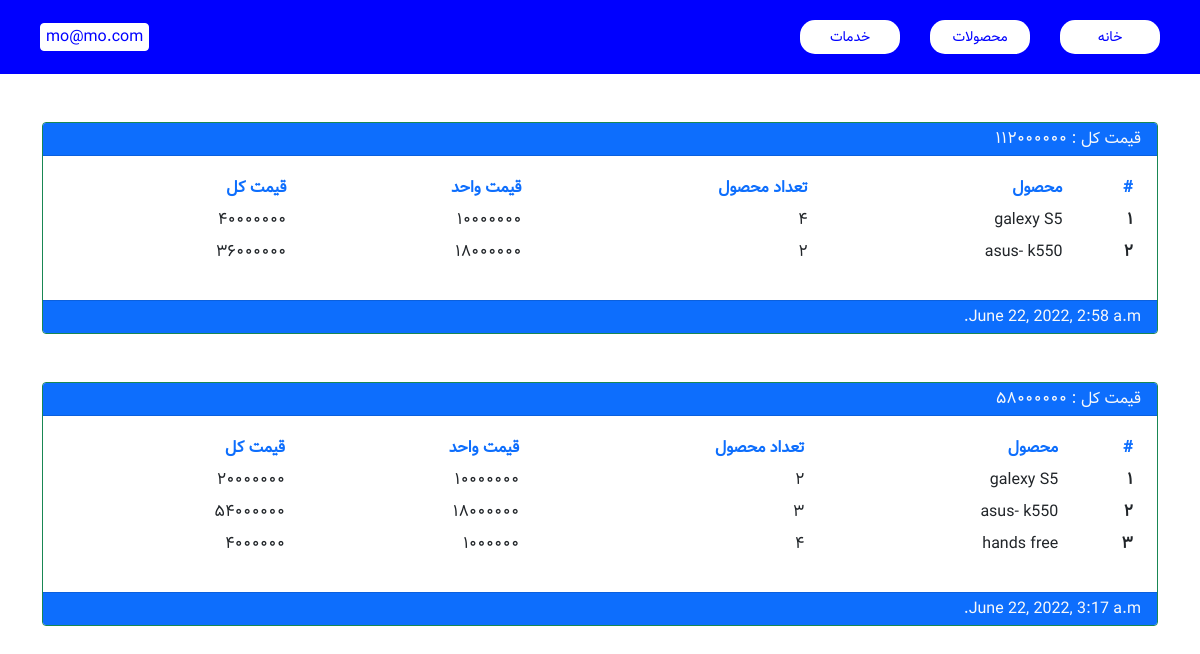
The app's page /pay/pay_list/ (signed in), older data.
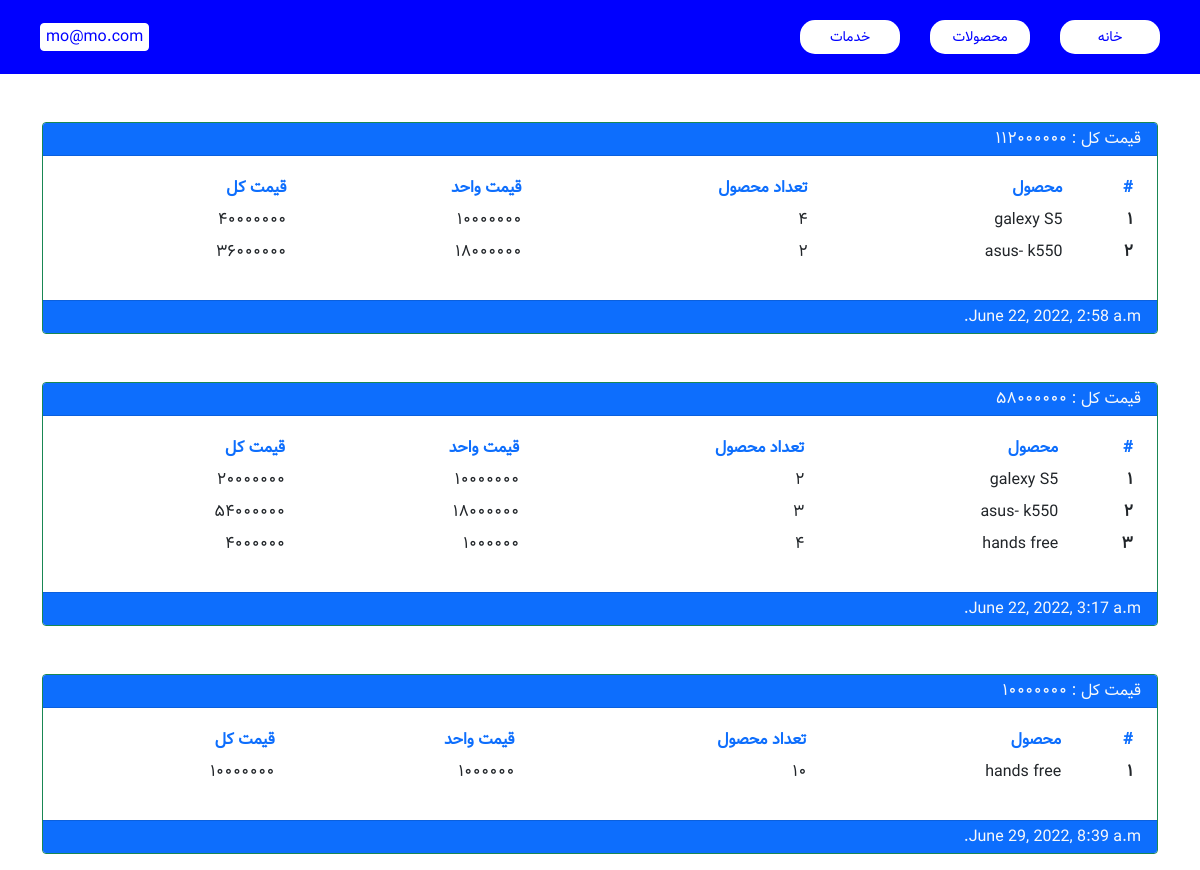
The same page, newer data.
### accounts/models.py (models this page shows, shortened)
class Customer(AbstractBaseUser):
    email = models.EmailField(
        verbose_name='user email address',
        max_length=255,
        unique=True,
    )
    is_active = models.BooleanField(
        verbose_name="active",
        default=True
    )
    is_staff = models.BooleanField(
        verbose_name="staff",
        default=False
    )
    is_admin = models.BooleanField(
        verbose_name="admin",
        default=False
    )
    USERNAME_FIELD = 'email'
    objects = MyUserManager()

### products/models.py (models this page shows, shortened)
class Product(models.Model):
    category = models.ForeignKey(
        Category,
        related_name='products',
        on_delete=models.SET_NULL,
        null=True,
        verbose_name=_("category")
    )
    name = models.CharField(_("name"), max_length=255)
    discription = models.TextField(_("discription"), max_length=2047)
    price = models.PositiveBigIntegerField(_("price"), null=True)
    quentity = models.IntegerField(_("quentity"), null=True)
    valid_order_number = models.PositiveSmallIntegerField(default=1)
    created = models.DateTimeField(_("created"), auto_now_add=True)
    updated = models.DateTimeField(_("updated"), auto_now=True)
    class Meta:
        verbose_name = _("product")
        verbose_name_plural = _("products")

### pay/models.py (models this page shows, shortened)
class Pay(models.Model):
    total_price = models.PositiveBigIntegerField(null=True)
    order = models.OneToOneField(
        'orders.Order',
        on_delete=models.PROTECT,
        related_name="pay",
        verbose_name=_("order")
    )
    created = models.DateTimeField(
        verbose_name=_("creation time"),
        auto_now_add=True
    )
    updated = models.DateTimeField(
        verbose_name=_("modification time"),
        auto_now=True
    )

### pay/views.py (the view)
# urls.py: path("pay_list/", views.ListPays.as_view(), name="pay_list"),
class ListPays(LoginRequiredMixin, generic.ListView):
    template_name: str = "pay/pay_list/index.html"
    def get_queryset(self):
        pays = Pay.objects.filter(
            order__user = self.request.user
        ).prefetch_related("order__items")
        items = []
        for pay in pays:
            item = {
                "total_price": pay.total_price,
                "created": pay.created,
                "cart_list": [
                    {
                        "product": cart.product,
                        "total_price": cart.total_item_cost,
                        "quentity": cart.quentity
                    }
                    for cart in pay.order.item_detail
                ]
            }
            items.append(item)
        return items

### cart/templatetags/persian.py (called while the page is built)
def get_persian_number(value):
    numbers = {
        "1": "۱",
        "2": "۲",
        "3": "۳",
        "4": "۴",
        "5": "۵",
        "6": "۶",
        "7": "۷",
        "8": "۸",
        "9": "۹",
        "0": "۰"
    }
    value_string = str(value)
    for number, value in numbers.items():
        value_string = value_string.replace(number, value)
    return value_string

### orders/models.py (called while the page is built)
    @property
    def item_detail(self):
        items = self.items.annotate(total_item_cost = F("quentity") * F("product__price"))
        return items

### pay/templates/pay/pay_list/index.html (shortened to what this page needs)
{% extends 'base.html' %}
{% load static %}
{% load persian %}
{% block style_link %}
    <link rel="stylesheet" href="{% static 'assets/css/navbar/navbar.css' %}">
{% endblock style_link %}
{% block navbar %}
    {% include 'partials/navbar/navbar.html' %}
{% endblock navbar %}
{% block body %}
{% if object_list %}
{% for pay in  object_list%}
<div class="container mt-5">
  <div class="card border-success mb-3">
    <div class="card-header bg-primary text-light">قیمت کل : {{pay.total_price | get_persian_number}}</div>
    <div class="card-body text-success">
      <table class="table table-hover">
        <thead>
          <tr class="text-primary">
            <th scope="col">#</th>
            <th scope="col">محصول</th>
            <th scope="col">تعداد محصول</th>
            <th scope="col">قیمت واحد</th>
            <th scope="col">قیمت کل</th>
          </tr>
        </thead>
        <tbody>
          {% for item in  pay.cart_list%}
          <tr>
            <th scope="row">{{forloop.counter | get_persian_number}}</th>
            <td>{{item.product.name}}</td>
            <td>{{item.quentity | get_persian_number}}</td>
            <td>{{item.product.price | get_persian_number}}</td>
            <td>{{item.total_price | get_persian_number}}</td>
          </tr>
          {% endfor %}
        </tbody>
      </table>
    </div>
    <div class="card-footer bg-primary text-light">{{pay.created}}</div>
  </div>
</div>
{% endfor %}
{% endif %}
{% endblock body %}

### templates/base.html (shortened to what this page needs)
{% load static %}
<!DOCTYPE html>
<html lang="fa" dir="rtl">
<head>
    <link rel="stylesheet" href="{% static 'assets/css/bootstrap/bootstrap-reboot.rtl.min.css' %}">
    <link rel="stylesheet" href="{% static 'assets/css/bootstrap/bootstrap.rtl.min.css' %}">
    <link rel="stylesheet" href="{% static 'assets/css/reset.css' %}">
    <link rel="stylesheet" href="{% static 'assets/css/font_awesome/font-awesome.min.css' %}">
    <link rel="stylesheet" href="{% static 'assets/css/font.css' %}">
    <link rel="stylesheet" href="https://use.fontawesome.com/releases/v5.15.4/css/all.css"/>
    {% block style_link %}
    {% endblock style_link %}
</head>
<body>
    {% block navbar %}
    {% endblock navbar %}
    {% block body %}
    {% endblock body %}
</body>
</html>

### templates/partials/navbar/navbar.html (shortened to what this page needs)
<div class="my-navbar">
    <div class="nav-container">
        <nav class="nav hide-menu" id="navbar-class">
            <ul class="">
                <li><a href="{% url 'home:home' %}" class="active">خانه</a></li>
                <li><a href="#">محصولات</a></li>
                <li><a href="#">خدمات</a></li>
            </ul>
        </nav>
        <div class="account-container">
            {% if user.is_authenticated %}
                <div class="email-bar">
                    {{user.email}}
                </div>
            {% else %}
                <a class="text-decoration-none btn-sm btn-light" href="{% url 'accounts:login' %}">ورود</a>
                <a class="text-decoration-none btn-sm btn-light" href="{% url 'accounts:register' %}">ثبت نام</a>
            {% endif %}
        </div>
    </div>
</div>

### static/assets/css/navbar/navbar.css (style rules this page uses)
.my-navbar { background-color: blue; }
.my-navbar .nav-container { color: white; display: flex; justify-content: space-between; align-items: center; padding: 20px 40px; }
.my-navbar .nav-container .nav ul { display: flex; justify-content: center; align-items: center; }
.my-navbar .nav-container .nav ul li { margin-left: 30px; text-align: center; width: 100px; }
.my-navbar .nav-container .nav ul li a { font-size: 14px; text-decoration: none; padding: 10px; border-radius: 15px; color: blue; background-color: white; display: inline-block; width: 100%; }
.my-navbar { position: relative; }
.my-navbar .account-container { position: relative; }
.my-navbar .account-container .email-bar { border: 1px solid white; padding: 5px; border-radius: 4px; color: blue; background-color: white; cursor: pointer; }

Row changes from the older to the newer data that the page shows:
now on one of the page's lists (row unchanged): Product: product.name "hands free", product.price|get_persian_number "۱۰۰۰۰۰۰"
added Pay: created "June 29, 2022, 8:39 a.m."
Text that changed along with them:
new list line: "قیمت کل : ۱۰۰۰۰۰۰۰ # محصول تعداد محصول قیمت واحد قیمت کل"
